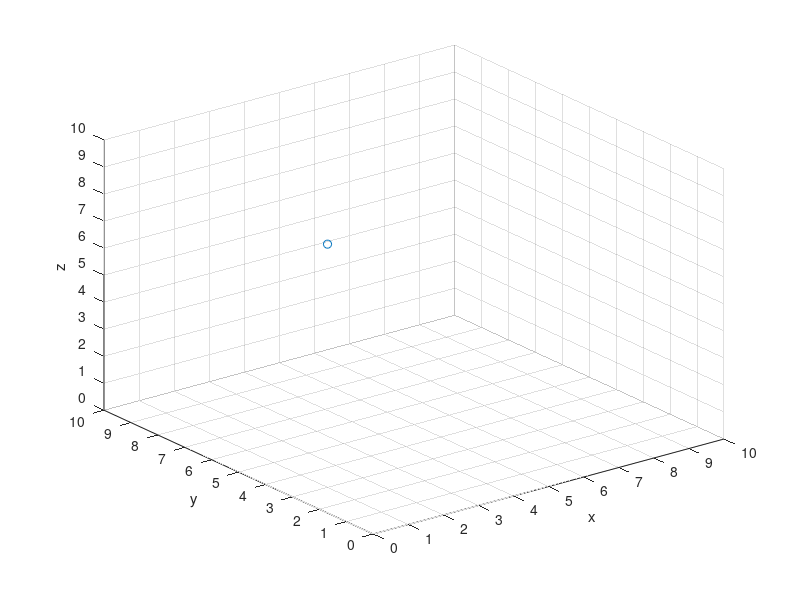

This figure's MATLAB source:
close all
figure
p0 = [0 0 0];
p1 = [0 0 0];
plot3(p0,p1,p1)
grid
xlabel('x')
ylabel('y')
zlabel('z')
lim = [0 10];
tick = (0:1:10);
set(gca,'XLim',lim)
set(gca,'XTick',tick)
set(gca,'YLim',lim)
set(gca,'YTick',tick)
set(gca,'ZLim',lim)
set(gca,'ZTick',tick)
hold on
x = 1
y = 3
z = 9
scatter3(x,y,z)
%plot3(x,y,z,'*')
